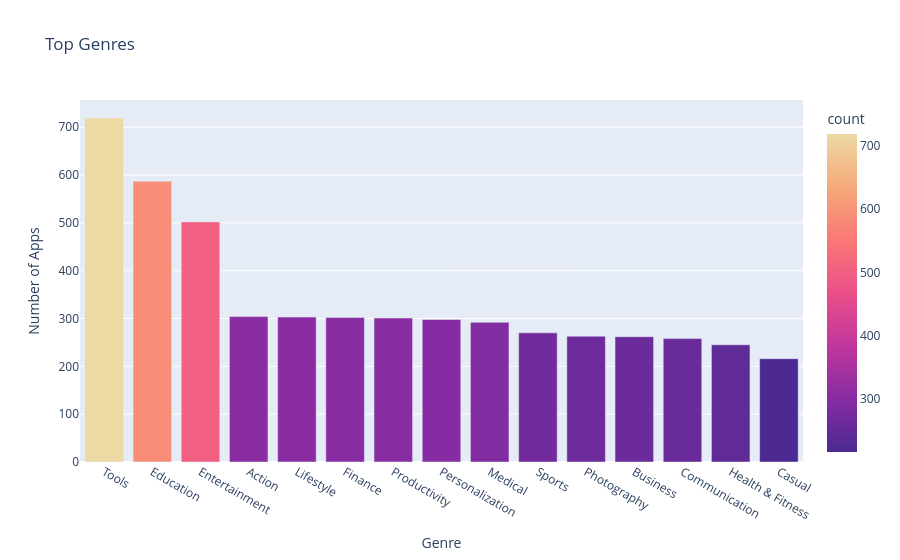

The cell this chart's notebook holds for it:
### Markdown cell above
**Challenge**: Can you create this chart with the Series containing the genre data? 

<img src=https://imgur.com/DbcoQli.png width=400>

Try experimenting with the built in colour scales in Plotly. You can find a full list [here](https://plotly.com/python/builtin-colorscales/). 

* Find a way to set the colour scale using the color_continuous_scale parameter. 
* Find a way to make the color axis disappear by using coloraxis_showscale.

### Code cell
top10_genres = num_genres.head(15)

num_genres_chart = px.bar(
    top10_genres,
    x = top10_genres.index,
    y = top10_genres.values,
    title='Top Genres',
    color='count',
    color_continuous_scale='Agsunset'
)

num_genres_chart.update_layout(
    xaxis_title='Genre',
    yaxis_title='Number of Apps',
)



num_genres_chart.show()

### Figure 1 — Plotly figure (JSON) as saved in the notebook; plotly's stock layout.template omitted (floating-point values rounded to 4 significant figures)
{"data": [{"hovertemplate": "x=%{x}<br>y=%{y}<br>count=%{marker.color}<extra></extra>", "legendgroup": "", "marker": {"color": [719, 587, 502, 304, 303, 302, 301, 298, 292, 270, 263, 262, 258, 245, 216], "coloraxis": "coloraxis", "pattern": {"shape": ""}}, "name": "", "orientation": "v", "showlegend": false, "textposition": "auto", "type": "bar", "x": ["Tools", "Education", "Entertainment", "Action", "Lifestyle", "Finance", "Productivity", "Personalization", "Medical", "Sports", "Photography", "Business", "Communication", "Health & Fitness", "Casual"], "xaxis": "x", "y": [719, 587, 502, 304, 303, 302, 301, 298, 292, 270, 263, 262, 258, 245, 216], "yaxis": "y"}], "layout": {"barmode": "relative", "coloraxis": {"autocolorscale": false, "colorbar": {"title": {"text": "count"}}, "colorscale": [[0, "rgb(75, 41, 145)"], [0.1667, "rgb(135, 44, 162)"], [0.3333, "rgb(192, 54, 157)"], [0.5, "rgb(234, 79, 136)"], [0.6667, "rgb(250, 120, 118)"], [0.8333, "rgb(246, 169, 122)"], [1, "rgb(237, 217, 163)"]]}, "legend": {"tracegroupgap": 0}, "title": {"text": "Top Genres"}, "xaxis": {"anchor": "y", "domain": [0, 1], "title": {"text": "Genre"}}, "yaxis": {"anchor": "x", "domain": [0, 1], "title": {"text": "Number of Apps"}}}}
